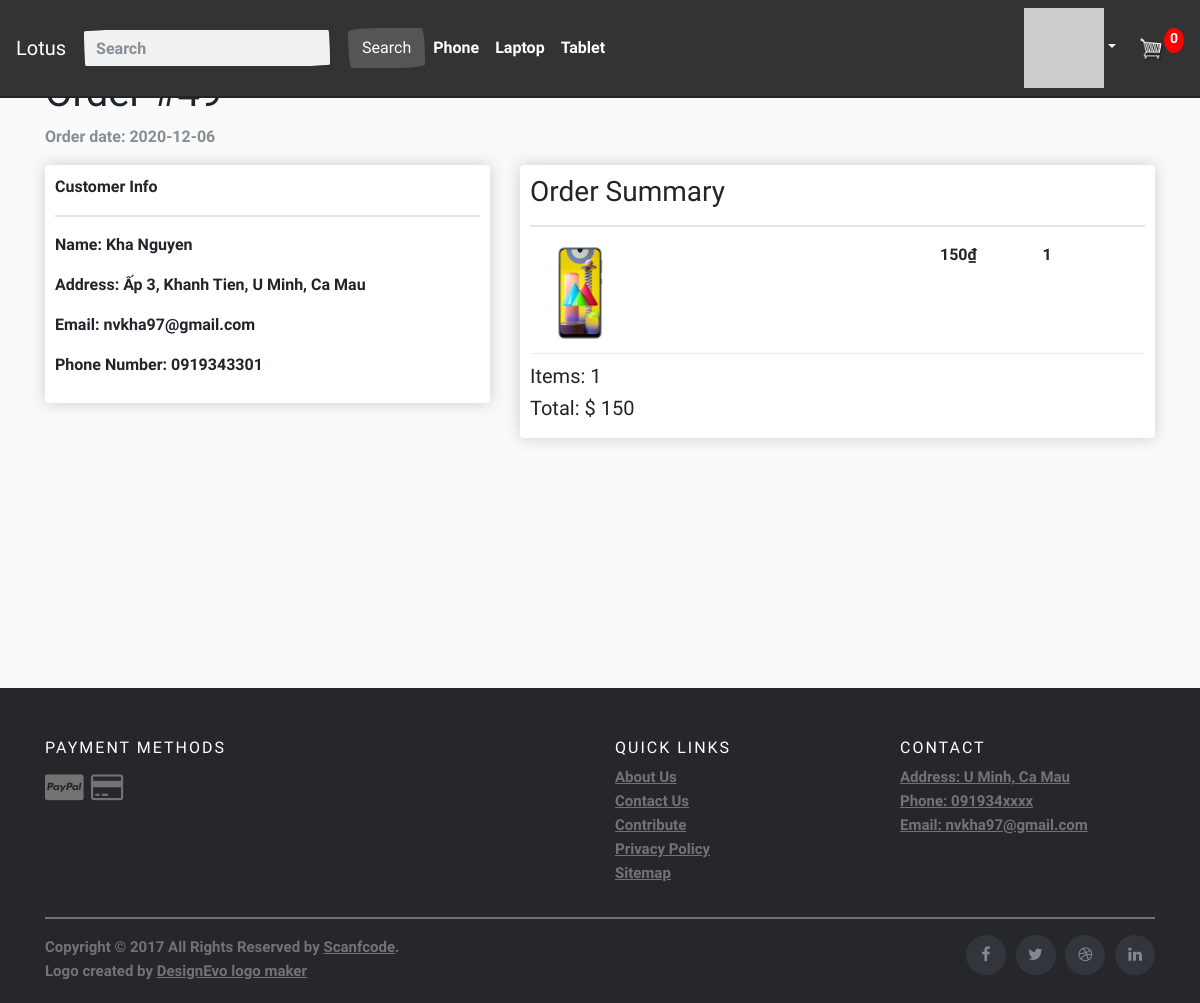
Page /my-orders/49 (signed in) on the committed database.
### tables this page shows
CREATE TABLE "orders" (
	"id"	INTEGER,
	"user_id"	INTEGER,
	"order_date"	DATETIME,
	"payment_id"	INTEGER,
	"complete"	BOOLEAN DEFAULT 0,
	"order_name"	NVARCHAR(255),
	"order_phonenumber"	VARCHAR(12),
	"order_email"	VARCHAR(50),
	"order_address"	TEXT,
	"transaction_id"	DATE,
	PRIMARY KEY("id" AUTOINCREMENT)
);

CREATE TABLE "order_detail" (
	"order_id"	INTEGER,
	"product_id"	INTEGER,
	"quantity"	INTEGER,
	"price"	NUMERIC,
	PRIMARY KEY("order_id","product_id")
);

### app.py (the view)
@app.route("/my-orders/<int:id>")
@login_required
def view_my_order(id):
    cartData = CartData()
    order = db.execute("SELECT * FROM orders WHERE id=?", id)
    order_detail = db.execute("SELECT * FROM order_detail WHERE order_id=?", id)
    return render_template("view_my_order.html", order=order[0], order_detail=order_detail, numberCart=cartData["numberItem"])

### app.py (called while the page is built)
@app.after_request
def after_request(response):
    response.headers["Cache-Control"] = "no-cache, no-store, must-revalidate"
    response.headers["Expires"] = 0
    response.headers["Pragma"] = "no-cache"
    return response

@app.before_request
def before_request():
  if session.get("user_id"):
      db.execute("UPDATE users SET last_seen=? WHERE id=?", datetime.utcnow(), session["user_id"])

### helpers.py (called while the page is built)
def login_required(f):
    @wraps(f)
    def decorated_function(*args, **kwargs):
        if session.get("user_id") is None:
            return redirect("/login")
        return f(*args, **kwargs)
    return decorated_function

def vnd(value):
    if value:
        return f"{value:,.0f}₫"
    else:
        return "0₫"

def gravatar(email, size=100, default='identicon', rating='g'):
    url = 'http://www.gravatar.com/avatar'
    hash = hashlib.md5(email.encode('utf-8')).hexdigest()
    return '{url}/{hash}?s={size}&d={default}&r={rating}'.format(
        url=url, hash=hash, size=size, default=default, rating=rating)

def CartData():
    if session.get("user_id"):
        try:
            order = db.execute("SELECT * FROM orders WHERE user_id=? AND complete=?", session.get("user_id"), 0)
            order_detail = db.execute("SELECT * FROM order_detail WHERE order_id=?", order[0]['id'])
            numberItem = int(len(order_detail))
            total = db.execute("SELECT SUM(price * quantity) FROM order_detail WHERE order_id=?", order[0]['id'])
        except:
            order_detail = None
            numberItem = 0
            total = 0
        return {"items": order_detail, "numberItem": numberItem, "total": total}
    else:
        cookieData = cookieCart()
        return {"items": cookieData['items'], "numberItem": cookieData['numberItem'], "total": cookieData['total']}

def getTotal(order_id):
    try:
        total = db.execute("SELECT SUM(quantity * price) as total FROM order_detail WHERE order_id=?", order_id)
    except:
        return 0
    return total[0]["total"]

def getProductImage(product_id):
    product = db.execute("SELECT * FROM products WHERE id=?", product_id)
    return product[0]["image"]

def getAllNameProduct():
    all_products = db.execute("SELECT * FROM products")
    list_product_name = ""
    for product in all_products:
        list_product_name += product["name"] + ","
    return list_product_name

### templates/view_my_order.html (shortened to what this page needs)
{% extends 'main.html' %}
{% block content %}
		<h1>Order #{{ order.id }}</h1>
		<p class="text-muted">Order date: {{ order.order_date }}</p>
    <div class="row">
        <div class="col-lg-5">
            <div class="box-element" id="form-wrapper">
                <form id="form" action="/checkout" method="post">
                    <div id="shipping-info">
						<p>Customer Info</p>
						<hr>
						<p>Name: {{ order.order_name }}</p>
						<p>Address: {{ order.order_address }}</p>
						<p>Email: {{ order.order_email }}</p>
						<p>Phone Number: {{ order.order_phonenumber }}</p>
                    </div>
            </div>
			<br>
        </div>
    <div class="col-lg-7">
        <div class="box-element">
			<h3>Order Summary</h3>
			<hr>
			{% for product in order_detail %}
				<div class="cart-row">
					{% if product.product_id | getProductImage %}
                        <div style="flex: 2"><img class="row-image" src={{ url_for('static', filename='product_image/' + product.product_id | getProductImage) }}></div>
                    {% else %}
                        <div style="flex: 2"><img class="row-image" src={{ url_for('static', filename='images/placeholder.png') }}></div>
                	{% endif %}
					<div style="flex:2"><p>{{ product.id }}</p></div>
					<div style="flex:1"><p>{{ product.price | vnd }}</p></div>
					<div style="flex:1"><p>{{ product.quantity }}</p></div>
				</div>
			{% endfor %}
			<h5>Items:   {{ order_detail | length }}</h5>
			<h5>Total:   ${% if order.id | getTotal %} {{ order.id | getTotal }} {% else %} 0 {% endif %}</h5>
        </div>
    </div>
</div>
{% endblock %}
{% block footer %}
    <footer class="site-footer">
        <div class="container">
        <div class="row">
            <div class="col-sm-12 col-md-6">
            <h6>PAYMENT METHODS</h6>
            <div class="icon-container">
                <i class="fa fa-cc-paypal"></i>
                <i class="fa fa-credit-card" aria-hidden="true"></i>
            </div>
            </div>
            <div class="col-xs-6 col-md-3">
            <h6>Quick Links</h6>
            <ul class="footer-links">
                <li><a href="http://scanfcode.com/about/">About Us</a></li>
                <li><a href="http://scanfcode.com/contact/">Contact Us</a></li>
                <li><a href="http://scanfcode.com/contribute-at-scanfcode/">Contribute</a></li>
                <li><a href="http://scanfcode.com/privacy-policy/">Privacy Policy</a></li>
                <li><a href="http://scanfcode.com/sitemap/">Sitemap</a></li>
            </ul>
            </div>
            <div class="col-xs-6 col-md-3">
            <h6>CONTACT</h6>
            <ul class="footer-links">
                <li><a href="#">Address: U Minh, Ca Mau</a></li>
                <li><a href="#">Phone: 091934xxxx</a></li>
                <li><a href="#">Email: nvkha97@gmail.com</a></li>
            </ul>
            </div>
        </div>
        <hr>
        </div>
        <div class="container">
        <div class="row">
            <div class="col-md-8 col-sm-6 col-xs-12">
            <p class="copyright-text">Copyright &copy; 2017 All Rights Reserved by
        <a href="#">Scanfcode</a>.
            </p>
            Logo created by <a href="https://www.designevo.com/logo-maker/" title="Free Online Logo Maker">DesignEvo logo maker</a>
            </div>
            <div class="col-md-4 col-sm-6 col-xs-12">
            <ul class="social-icons">
                <li><a class="facebook" href="#"><i class="fa fa-facebook"></i></a></li>
                <li><a class="twitter" href="#"><i class="fa fa-twitter"></i></a></li>
                <li><a class="dribbble" href="#"><i class="fa fa-dribbble"></i></a></li>
                <li><a class="linkedin" href="#"><i class="fa fa-linkedin"></i></a></li>
            </ul>
            </div>
        </div>
        </div>
    </footer>
{% endblock %}

### static/css/main.css (style rules this page uses)
body { background-color: hsl(0, 0%, 98%); padding-top: 45px; }
footer { padding-top: 250px; }
.box-element { box-shadow:hsl(0, 0%, 80%) 0 0 16px; background-color: #fff; border-radius: 4px; padding: 10px; }
.row-image { width: 100px; }
.cart-row { display: flex; align-items: flex-stretch; padding-bottom: 10px; margin-bottom: 10px; border-bottom: 1px solid #ececec; }

### static/css/footer.css (style rules this page uses)
.site-footer { background-color:#26272b; padding:45px 0 20px; font-size:15px; line-height:24px; color:#737373; }
.icon-container { margin-bottom: 20px; padding: 7px 0; font-size: 30px; }
.site-footer hr { border-top-color:#bbb; opacity:0.5 }
.site-footer h6 { color:#fff; font-size:16px; text-transform:uppercase; margin-top:5px; letter-spacing:2px }
.site-footer a { color:#737373; }
.footer-links { padding-left:0; list-style:none }
.footer-links li { display:block }
.footer-links a { color:#737373 }
.site-footer .social-icons { text-align:right }
.site-footer .social-icons a { width:40px; height:40px; line-height:40px; margin-left:6px; margin-right:0; border-radius:100%; background-color:#33353d }
.copyright-text { margin:0 }
.social-icons { padding-left:0; margin-bottom:0; list-style:none }
.social-icons li { display:inline-block; margin-bottom:4px }
.social-icons a { background-color:#eceeef; color:#818a91; font-size:16px; display:inline-block; line-height:44px; width:44px; height:44px; text-align:center; margin-right:8px; border-radius:100%; -webkit-transition:all .2s linear; -o-transition:all .2s linear; transition:all .2s linear }

### rows in the picture
orders: order_date "2020-12-06", order_name "Kha Nguyen", order_address "Ấp 3, Khanh Tien, U Minh, Ca Mau", order_email "nvkha97@gmail.com", order_phonenumber "0919343301"
order_detail: price|vnd "150₫", quantity "1"

### other values in the picture
{{ numberCart }} "0"
{{ order_detail | length }} "1"
{{ order.id | getTotal }} "150"
